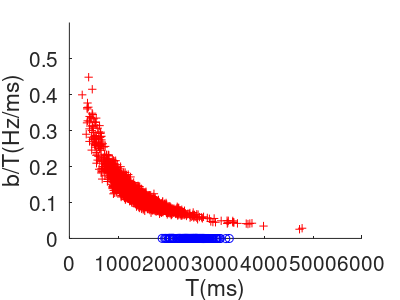

Recreate this plot in MATLAB.
x=linspace(-0.1,0.1,10);

papersize=[4 3];
h=figure('PaperSize',papersize,'PaperPosition',[0 0 papersize],'NextPlot','add','visible','off');
figure(h);
hold on;

input=fopen('p-statements.txt','r');
data=fscanf(input,'%f',[3 inf]);
fclose(input);
y=data(1,:)/10;
y1=hist(y,x)/length(y);

len1=size(data);
len1=len1(2);
for i=1:len1
	t=data(3,i)*10;
	a=data(1,i)/10;
	b=data(2,i);
	c=b/t;
	plot(t,c,'bo');
end

input=fopen('p-questions.txt','r');
data=fscanf(input,'%f',[4 inf]);
fclose(input);

len=size(data);
len=len(2);
for i=1:len
	t=data(3,i)*10;
	a=data(1,i);
	b=data(2,i);
	c=b/t;
	plot(t,c,'r+');
end

axis([0 6000 0 0.6]);
set(gca,'FontSize',15);
%legend('xxx','yyy','Location','SouthEast');
ylabel('b/T(Hz/ms)');
xlabel('T(ms)');
saveas(h,'stat-ct2','png');
close(h);


%for i=1:7

	%papersize=[16 9];
	%h=figure('PaperSize',papersize,'PaperPosition',[0 0 papersize],'NextPlot','add','visible','off');
	%figure(h);
	%hold on;

	%data2=data(:,data(4,:)==i);
	%y=data2(1,:);
	%y2=hist(y,x)/length(y);
	%yy=[y1;y2]';
	%bar(x,yy);

	%saveas(h,['stat-type' i+'0'],'png');
	%close(h);
%end

